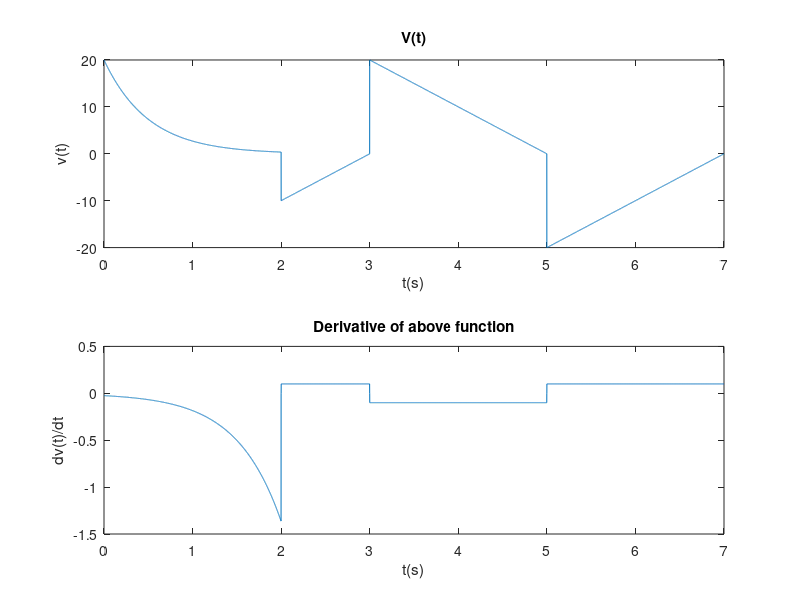

The MATLAB source for this figure:
clear all;
clc;
subplot(2,1,1)
t = 0:0.0005:7;
for i = 1:length(t)
    if(t(i) < 2)
        x(i) = 20 * exp(-2 * t(i));
    elseif((t(i) >= 2) && (t(i) < 3))
        x(i) = (10 * t(i)) - 30;
    elseif(t(i) >= 3 && t(i) < 5)
        x(i) = (-10 * t(i)) + 50;
    else
        x(i) = (10 * t(i)) - 70;
    end
end
plot(t,x)
xlabel('t(s)')
ylabel('v(t)')
title('V(t)')

subplot(2,1,2)
thederiv = gradient(t, x);
plot(t,thederiv)
xlabel('t(s)')
ylabel('dv(t)/dt')
title('Derivative of above function')
